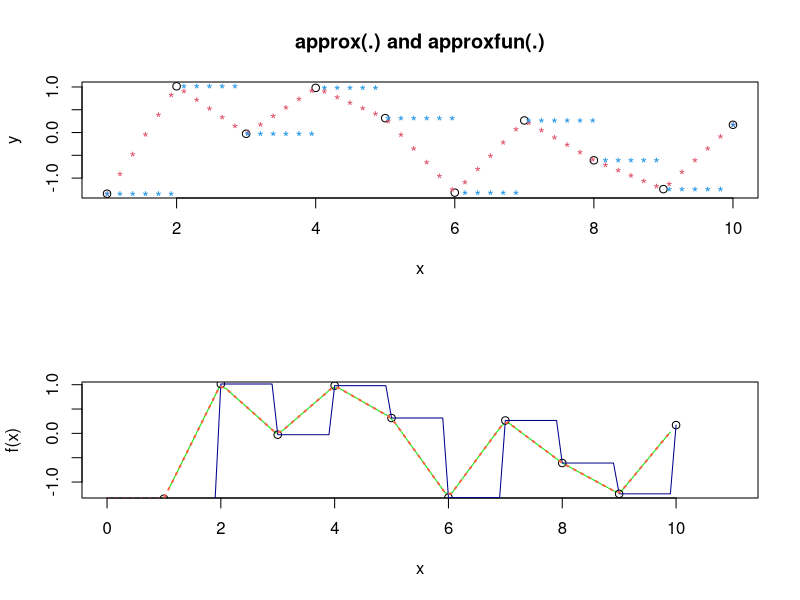

Here is the R script that generated this plot:
x <- 1:10
y <- rnorm(10)
par(mfrow = c(2,1))
plot(x, y, main = "approx(.) and approxfun(.)")
points(approx(x, y), col = 2, pch = "*")
points(approx(x, y, method = "constant"), col = 4, pch = "*")

f <- approxfun(x, y)
curve(f(x), 0, 11, col = "green2")
points(x, y)
is.function(fc <- approxfun(x, y, method = "const")) # TRUE
curve(fc(x), 0, 10, col = "darkblue", add = TRUE)
## different extrapolation on left and right side :
plot(approxfun(x, y, rule = 2:1), 0, 11,
     col = "tomato", add = TRUE, lty = 3, lwd = 2)

## Show treatment of 'ties' :

x <- c(2,2:4,4,4,5,5,7,7,7)
y <- c(1:6, 5:4, 3:1)
approx(x, y, xout = x)$y # warning
(ay <- approx(x, y, xout = x, ties = "ordered")$y)
stopifnot(ay == c(2,2,3,6,6,6,4,4,1,1,1))
approx(x, y, xout = x, ties = min)$y
approx(x, y, xout = x, ties = max)$y
